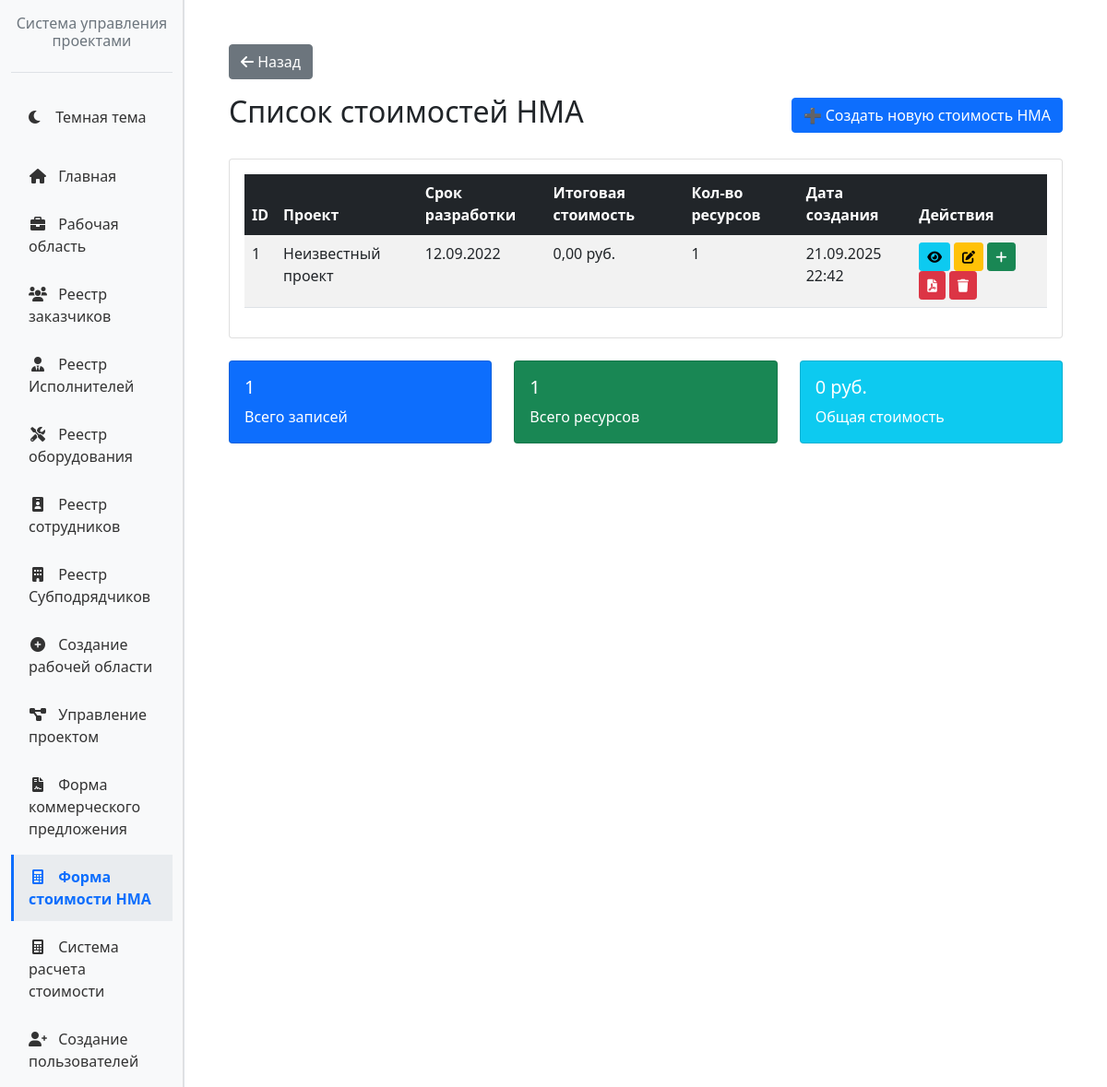
Before: /nma/ (signed in) with the older database file.
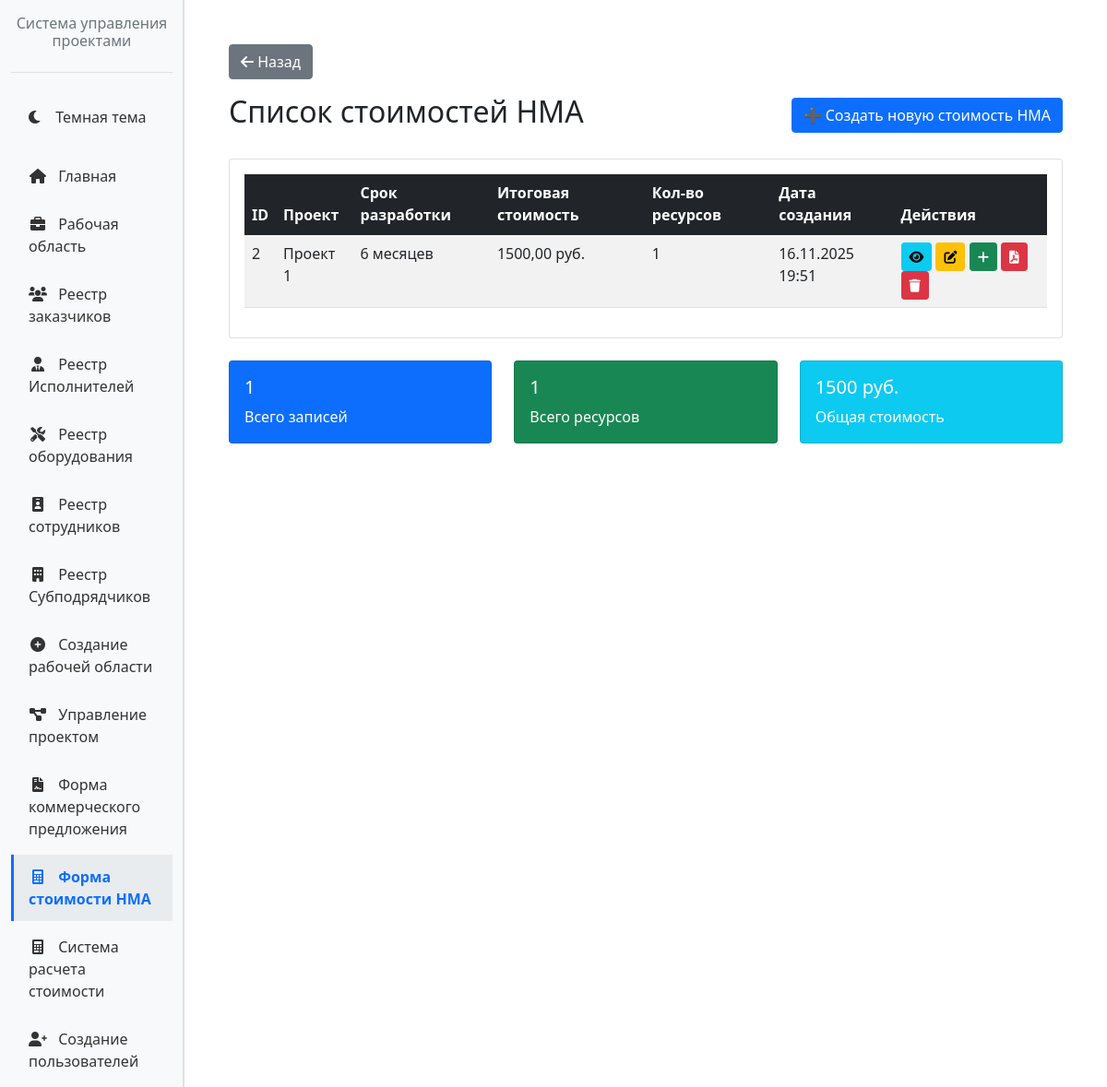
After: the same page with the newer database file.
### nmacost/models.py (models this page shows, shortened)
class NMACost(models.Model):
    project_name = models.CharField(max_length=200, verbose_name="Название проекта", default="Неизвестный проект")
    development_period = models.CharField(max_length=100, verbose_name="Срок разработки")
    total_cost = models.DecimalField(max_digits=15, decimal_places=2, verbose_name="Итоговая стоимость", default=0)
    created_at = models.DateTimeField(auto_now_add=True)
    updated_at = models.DateTimeField(auto_now=True)
    class Meta:
        verbose_name = "Стоимость НМА"
        verbose_name_plural = "Стоимости НМА"

### nmacost/views.py (the view)
# urls.py: path('', views.nmacost_list, name='nmacost-list'),
@login_required
def nmacost_list(request):
    nmacosts = NMACost.objects.all().prefetch_related('resources')
    total_resources = ResourceItem.objects.count()
    total_cost_result = NMACost.objects.aggregate(total=Sum('total_cost'))
    total_cost = total_cost_result['total'] or 0
    paginator = Paginator(nmacosts, 10)
    page_number = request.GET.get('page')
    page_obj = paginator.get_page(page_number)
    return render(request, 'nmacost/nmacost_list.html', {
        'page_obj': page_obj,
        'total_resources': total_resources,
        'total_cost': total_cost,
        'has_pdf': HAS_PDF,
        'has_pandas': HAS_PANDAS,
        'has_docx': HAS_DOCX
    })

### nmacost/templates/nmacost/nmacost_list.html (shortened to what this page needs)
{% extends 'base_with_sidebar.html' %}
{% block main_content %}
<div class="container mt-4">
    <div class="row mb-3">
        <div class="col-md-12">
            <a href="http://127.0.0.1:8000/home/" class="btn btn-secondary">
                <i class="fas fa-arrow-left"></i> Назад
            </a>
        </div>
    </div>
    <div class="d-flex justify-content-between align-items-center mb-4">
        <h2>Список стоимостей НМА</h2>
        <a href="{% url 'nmacost:nmacost-create' %}" class="btn btn-primary">
            ➕ Создать новую стоимость НМА
        </a>
    </div>
    <div class="card">
        <div class="card-body">
            {% if page_obj %}
            <div class="table-responsive">
                <table class="table table-striped table-hover">
                    <thead class="table-dark">
                        <tr>
                            <th>ID</th>
                            <th>Проект</th>
                            <th>Срок разработки</th>
                            <th>Итоговая стоимость</th>
                            <th>Кол-во ресурсов</th>
                            <th>Дата создания</th>
                            <th>Действия</th>
                        </tr>
                    </thead>
                    <tbody>
                        {% for nmacost in page_obj %}
                        <tr>
                            <td>{{ nmacost.id }}</td>
                            <td>{{ nmacost.project_name }}</td>
                            <td>{{ nmacost.development_period }}</td>
                            <td>{{ nmacost.total_cost }} руб.</td>
                            <td>{{ nmacost.resources.count }}</td>
                            <td>{{ nmacost.created_at|date:"d.m.Y H:i" }}</td>
                            <td>
                                <a href="{% url 'nmacost:nmacost-detail' nmacost.id %}"
                                   class="btn btn-sm btn-info" title="Просмотреть">
                                    <i class="fas fa-eye"></i>
                                </a>
                                <a href="{% url 'nmacost:nmacost-edit' nmacost.id %}"
                                   class="btn btn-sm btn-warning" title="Редактировать">
                                    <i class="fas fa-edit"></i>
                                </a>
                                <a href="{% url 'nmacost:resource-add' nmacost.id %}"
                                   class="btn btn-sm btn-success" title="Добавить ресурс">
                                    <i class="fas fa-plus"></i>
                                </a>
                                {% if has_pdf %}
                                <a href="{% url 'nmacost:export-pdf' nmacost.id %}"
                                   class="btn btn-sm btn-danger" title="Скачать PDF">
                                    <i class="fas fa-file-pdf"></i>
                                </a>
                                {% endif %}
                                <form method="post" action="{% url 'nmacost:nmacost-delete' nmacost.id %}" style="display:inline;">
                                    <button type="submit" class="btn btn-sm btn-danger" title="Удалить"
                                            onclick="return confirm('Вы уверены, что хотите удалить эту стоимость НМА?')">
                                        <i class="fas fa-trash"></i>
                                    </button>
                                </form>
                            </td>
                        </tr>
                        {% endfor %}
                    </tbody>
                </table>
            </div>
            {% endif %}
        </div>
    </div>
    <div class="row mt-4">
        <div class="col-md-4">
            <div class="card text-white bg-primary mb-3">
                <div class="card-body">
                    <h5 class="card-title">{{ page_obj.paginator.count }}</h5>
                    <p class="card-text">Всего записей</p>
                </div>
            </div>
        </div>
        <div class="col-md-4">
            <div class="card text-white bg-success mb-3">
                <div class="card-body">
                    <h5 class="card-title">
                        {{ total_resources|default:0 }}
                    </h5>
                    <p class="card-text">Всего ресурсов</p>
                </div>
            </div>
        </div>
        <div class="col-md-4">
            <div class="card text-white bg-info mb-3">
                <div class="card-body">
                    <h5 class="card-title">
                        {{ total_cost|default:0 }} руб.
                    </h5>
                    <p class="card-text">Общая стоимость</p>
                </div>
            </div>
        </div>
    </div>
</div>
{% endblock %}

### workspace_control/templates/base_with_sidebar.html
{% extends 'base.html' %}
{% block content %}
<div class="container-fluid">
    <div class="row">
        {% include 'includes/sidebar.html' %}
        <div class="col-md-9 col-lg-10 ms-sm-auto px-4 py-4">
            {% block main_content %}{% endblock %}
        </div>
    </div>
</div>
{% endblock %}

### templates/base.html (shortened to what this page needs)
{% load static %}
<!DOCTYPE html>
<html lang="ru" data-theme="light">
<head>
    <link href="https://cdn.jsdelivr.net/npm/bootstrap@5.1.3/dist/css/bootstrap.min.css" rel="stylesheet">
    <link rel="stylesheet" href="https://cdnjs.cloudflare.com/ajax/libs/font-awesome/6.0.0/css/all.min.css">
    <link href="{% static 'css/dark-theme.css' %}" rel="stylesheet">
</head>
<body>
    {% block content %}{% endblock %}
</body>
</html>

### workspace_control/templates/includes/sidebar.html (shortened to what this page needs)
{% load static %}
<div class="col-md-3 col-lg-2 d-md-block bg-light sidebar">
    <div class="position-sticky pt-3">
        <div class="sidebar-logo text-center mb-4">
            <h6 class="text-muted">Система управления проектами</h6>
        </div>
        <ul class="nav flex-column">
            <li class="nav-item mb-3">
                <button id="theme-toggle-btn" class="nav-link w-100 text-start" type="button" style="border: none; background: none; cursor: pointer; padding: 0.75rem 1rem;">
                    <i class="fas fa-moon me-2"></i>
                    <span id="theme-toggle-text">Темная тема</span>
                </button>
            </li>
            <li class="nav-item">
                <a class="nav-link {% if request.path == '/home/' %}active{% endif %}" href="/home/">
                    <i class="fas fa-home me-2"></i>
                    Главная
                </a>
            </li>
            <li class="nav-item">
                <a class="nav-link {% if 'workspace' in request.path %}active{% endif %}" href="{% url 'workspace:workspace_dashboard' 1 %}">
                    <i class="fas fa-briefcase me-2"></i>
                    Рабочая область
                </a>
            </li>
            <li class="nav-item">
                <a class="nav-link {% if 'customers' in request.path %}active{% endif %}" href="{% url 'customers:customer_list' %}">
                    <i class="fas fa-users me-2"></i>
                    Реестр заказчиков
                </a>
            </li>
            <li class="nav-item">
                <a class="nav-link {% if 'contractors' in request.path %}active{% endif %}" href="{% url 'contractors:contractors_list' %}">
                    <i class="fas fa-user-tie me-2"></i>
                    Реестр Исполнителей
                </a>
            </li>
            <li class="nav-item">
                <a class="nav-link {% if 'equipment' in request.path %}active{% endif %}" href="{% url 'equipment:list' %}">
                    <i class="fas fa-tools me-2"></i>
                    Реестр оборудования
                </a>
            </li>
            <li class="nav-item">
                <a class="nav-link {% if 'employees' in request.path %}active{% endif %}" href="{% url 'employees:employee_list' %}">
                    <i class="fas fa-id-badge me-2"></i>
                    Реестр сотрудников
                </a>
            </li>
            <li class="nav-item">
                <a class="nav-link {% if 'subcontractors' in request.path %}active{% endif %}" href="{% url 'subcontractors:list' %}">
                    <i class="fas fa-building me-2"></i>
                    Реестр Субподрядчиков
                </a>
            </li>
            <li class="nav-item">
                <a class="nav-link {% if 'workspace_control' in request.path %}active{% endif %}" href="{% url 'workspace_control:workspace_list' %}">
                    <i class="fas fa-plus-circle me-2"></i>
                    Создание рабочей области
                </a>
            </li>
            <li class="nav-item">
                <a class="nav-link {% if 'projects' in request.path %}active{% endif %}" href="{% url 'projects:project_list' %}">
                    <i class="fas fa-project-diagram me-2"></i>
                    Управление проектом
                </a>
            </li>
            <li class="nav-item">
                <a class="nav-link {% if '/commercial/create/' in request.path %}active{% endif %}" href="/commercial/">
                    <i class="fas fa-file-contract me-2"></i>
                    Форма коммерческого предложения
                </a>
            </li>
            <li class="nav-item">
                <a class="nav-link {% if '/nma/' in request.path %}active{% endif %}" href="/nma/">
                    <i class="fas fa-calculator me-2"></i>
                    Форма стоимости НМА
                </a>
            </li>
            <li class="nav-item">
                <a class="nav-link {% if 'itcost' in request.path %}active{% endif %}" href="{% url 'itcost:dashboard' %}">
                    <i class="fas fa-calculator me-2"></i>
                    Система расчета стоимости
                </a>
            </li>
            <li class="nav-item">
                <a class="nav-link {% if 'user_management' in request.path %}active{% endif %}" href="/staff/users/">
                    <i class="fas fa-user-plus me-2"></i>
                    Создание пользователей
                </a>
            </li>
        </ul>
    </div>
</div>

### workspace_control/templates/includes/sidebar.html (style rules this page uses)
.sidebar { min-height: calc(100vh - 56px); box-shadow: inset -1px 0 0 rgba(0, 0, 0, .1); }
.nav-link { color: #333; padding: 0.75rem 1rem; border-left: 3px solid transparent; transition: all 0.2s; }
.nav-link.active { font-weight: 600; color: #0d6efd; background-color: #e9ecef; border-left: 3px solid #0d6efd; }
.sidebar-logo { border-bottom: 1px solid #dee2e6; padding-bottom: 1rem; }
.nav-item { margin-bottom: 0.25rem; }
.nav-link i { width: 20px; text-align: center; }
#theme-toggle-btn { transition: all 0.2s; }

Changed rows visible on the page:
removed NMACost: id "1", project_name "Неизвестный проект", development_period "12.09.2022", total_cost "0,00", resources.count "1", created_at "21.09.2025 22:42"
added NMACost: id "2", project_name "Проект 1", development_period "6 месяцев", total_cost "1500,00", resources.count "1", created_at "16.11.2025 19:51"
Other visible differences:
{{ total_cost|default:0 }}: "0" → "1500"
